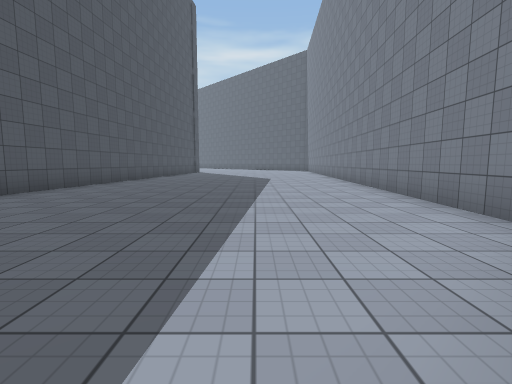
view 1 (above)

16 first-person views from a walk through a 3-D level made in the Unity game engine. The camera is 1.3 m above the floor, tilts 6° down and sees 85° across. The floor is counted in squares, 2 m on a side. Each view is taken from the middle of a square. On the plan, view 1 faces up. The plan holds only what a view shows up to about 9 squares ahead; the rest is blank. The place goes on beyond the plan. The player character is not drawn. Surface patterns are stand-ins for the level's own textures.

view 2
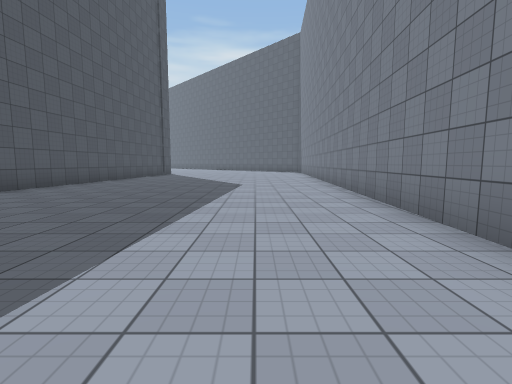

view 3
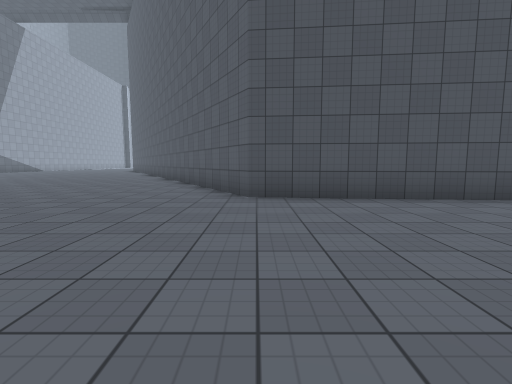

view 4
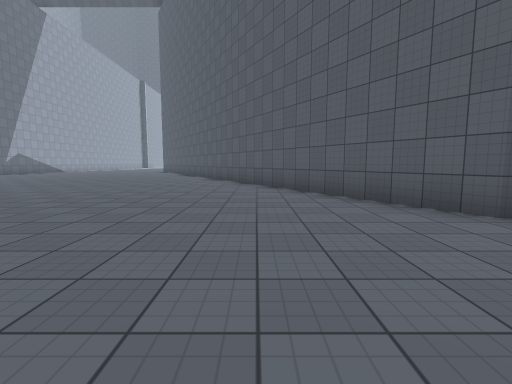

view 5
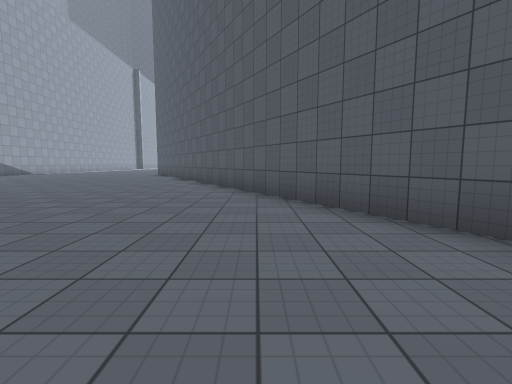

view 6
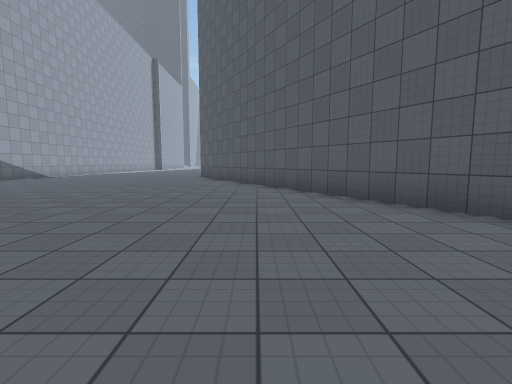

view 7
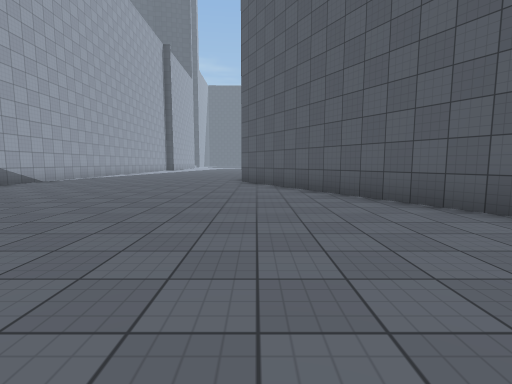

view 8
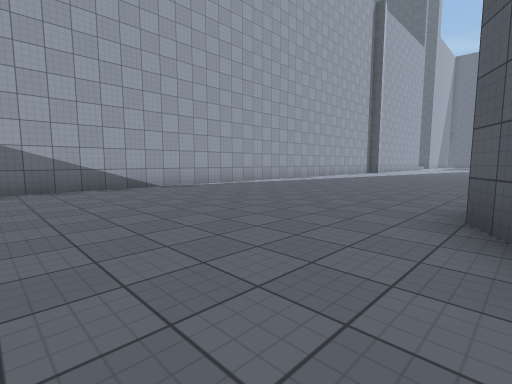

view 9
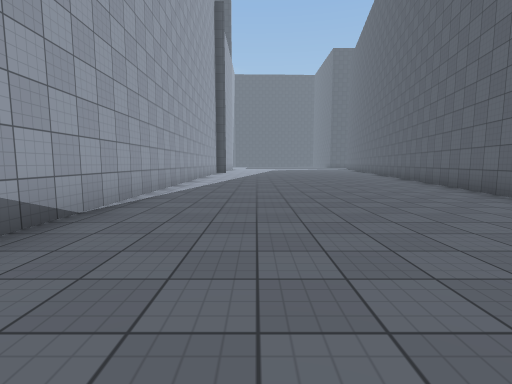

view 10
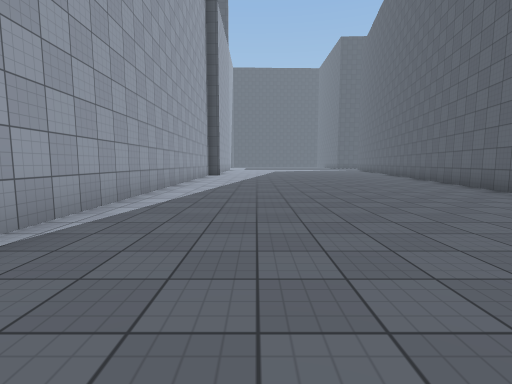

view 11
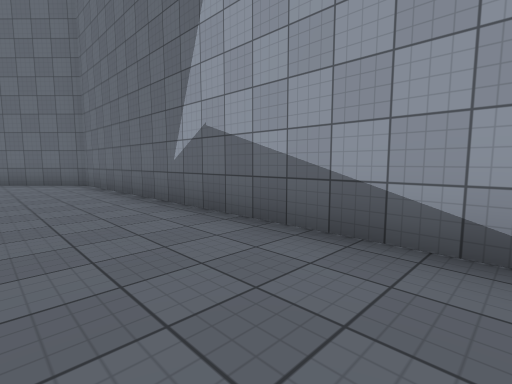

view 12
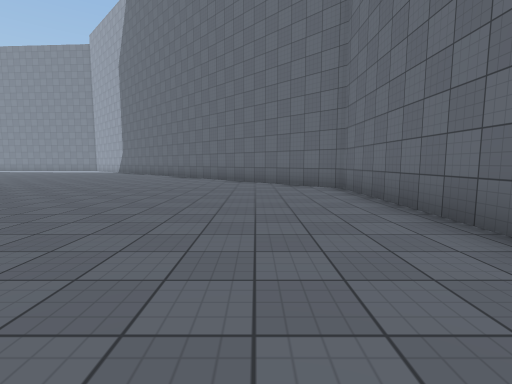

view 13
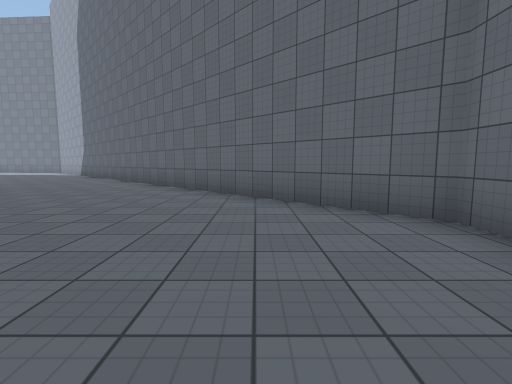

view 14
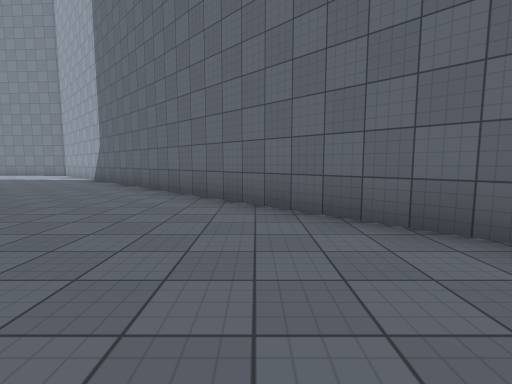

view 15
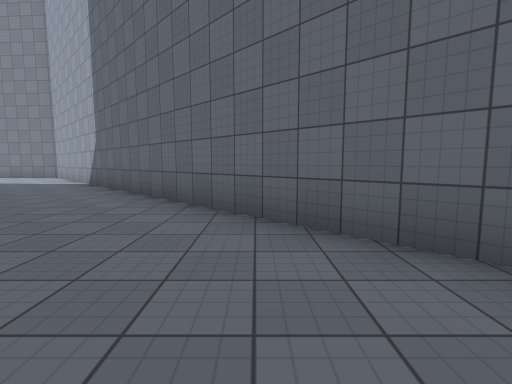

view 16
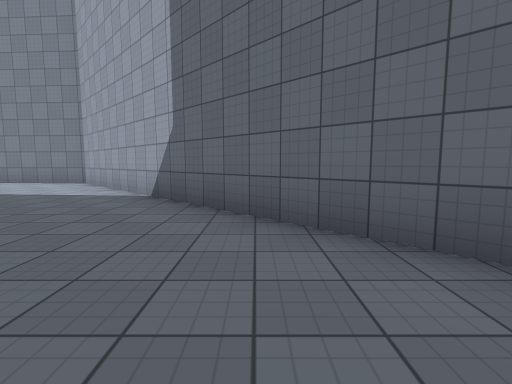

### Floor plan
Points are (right, up) in squares from view 1. A wall is a line through its corners. A room is listed if a view was taken in it or the views show most of it. See-through windows are left out.
Room 1 (views 1, 2, 3, 4, 5, 6, 7, 8, 9, 10, 11, 12, 13, 14, 15, 16)
walls: (-23.2, -5.2) (-30.1, -3.9); (-4.5, 12.1) (-5.2, 3.9) (-21.8, -5.5); (-30, -12.4) (-12, -12.2) (2.8, 2.4) (3.4, 12.1)

Where each view was taken, in squares from view 1:
view 1: 0 up, 0 right, facing up
view 2: 3 up, 1 right, facing up
view 3: 4 up, 0 right, facing left
view 4: 1 up, 2 left, facing left
view 5: 0 up, 6 left, facing left
view 6: 3 down, 9 left, facing left
view 7: 5 down, 12 left, facing left
view 8: 5 down, 18 left, facing down-left
view 9: 10 down, 18 left, facing left
view 10: 10 down, 21 left, facing left
view 11: 10 down, 21 left, facing down-right
view 12: 10 down, 19 left, facing right
view 13: 10 down, 15 left, facing right
view 14: 7 down, 11 left, facing right
view 15: 6 down, 9 left, facing right
view 16: 3 down, 6 left, facing right
